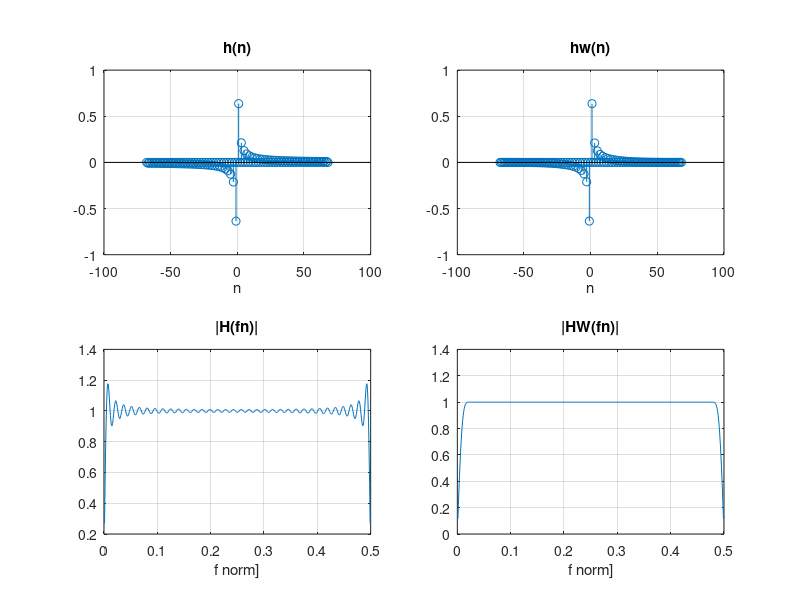
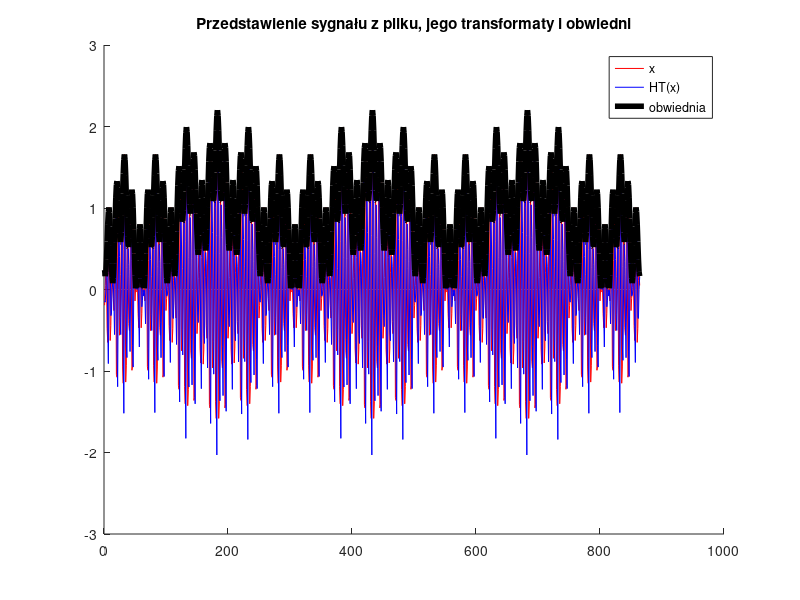
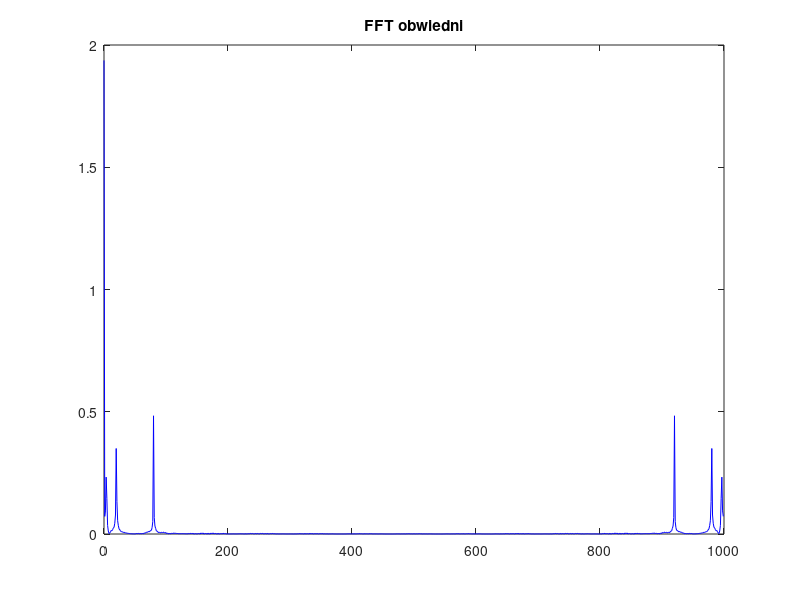
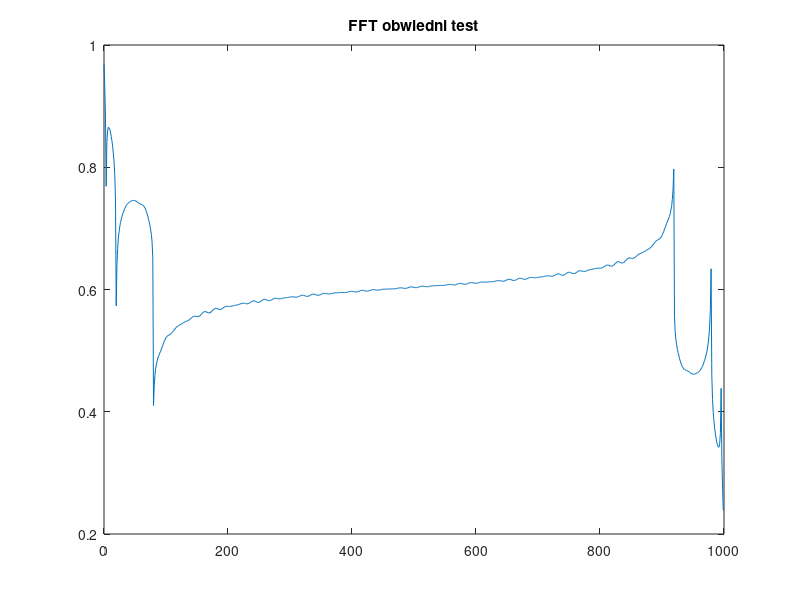

The MATLAB source for these figures, in order: (Note: this script raises an error after producing the figures.)
clc;
% Zadanie 1 - Filtr Hilberta, demodulacja AM
clear all; close all;


%% Dany sygnał
load('lab08_am.mat');
x = s8;

%% Generowanie teoretycznej odpowiedzi impulsowej
fs = 1000;                          % czestotliwosc probkowania
fc = 200;                           % czestotliwosc nosna
M  = 68;                           % polowa dlugosci filtra
N  = 2*M+1;                         % długość filtra
n  = 1:M;
h  = (2/pi)*sin(pi*n/2).^2 ./n;     % połowa odpowiedzi impulsowej (TZ str. 352)
h  = [-h(M:-1:1) 0 h(1:M)];         % cała odpowiedź dla n = -M,...,0,...,M

%% Wymnażanie przez okno Blackmana
w  = blackman(N); 
w  = w';            
hw = h.*w;                          % wymnożenie odpowiedzi impulsowej z oknem

%% widmo Fouriera oraz wykresy

m = -M : 1 : M;                     % dla filtra nieprzyczynowego (bez przesunięcia o M próbek w prawo)
% m = 0 : N-1;                      % dla filtra przyczynowego (z przesunięciem o M próbek w prawo)
NF = 500; 
fn=(1:NF-1)/fs;

plot(abs(fft(hw)));

for k=1:NF-1
    H(k)  =sum (h  .* exp(-j*2*pi*fn(k)*m));
    HW(k) =sum (hw .* exp(-j*2*pi*fn(k)*m));
end

figure(1);
set(figure(1),'units','points','position',[0,0,1440,750]);
subplot(2,2,1);
stem(m,h); grid; title('h(n)'); xlabel('n');
subplot(2,2,2);
stem(m,hw); grid; title('hw(n)'); xlabel('n'); 
subplot(2,2,3);
plot(fn,abs(H)); grid; title('|H(fn)|'); xlabel('f norm]'); 
subplot(2,2,4);
plot(fn,abs(HW)); grid; title('|HW(fn)|'); xlabel('f norm]');

%% Porównanie z funkcja hilbert() matlaba
HT = hilbert(x);

%% Filtracja odpowiedzią impulsową
y = conv(x,hw);           % filtracja sygnału x(n) za pomocą odp. impulsowej hw(n); otrzymujemy Nx+N-1 próbek
yp = y(N:length(x));          % odcięcie stanów przejściowych (po N?1 próbek) z przodu sygnału y(n), sygnał przefiltorwany filtrem hilberta
xp  = x(M+1:length(x)-M);        % odcięcie tych próbek z x(n), dla których nie ma poprawnych odpowiedników w y(n), analizowany sygnał wejściowy dla filtra hilberta
m   = sqrt(xp.^2 + yp.^2); % obwiednia to pierwiastek z sumy kwadratów sygnałów x i jego transformacji Hilberta HT(x).

%% Sygnał x2 wraz z jego transformatą Hilberta xHT i obwiednią m
figure('Name','Sygnał x wraz z jego transformatą Hilberta xHT i obwiednią m');
set(figure(2),'units','points','position',[0,0,1440,750]);
hold on;
plot(xp,'r'); 
plot(yp,'b');
plot(m,'k','LineWidth', 4); 
title('Przedstawienie sygnału z pliku, jego transformaty i obwiedni')
legend('x','HT(x)','obwiednia');
hold off;

%% FFT obwiedni

Y    = fft(m)/length(m);                  %transformata fouriera obwiedni
f    = (0:length(m)-1)*fs/length(m);

figure('Name','FFT obwiedni')
set(figure(3),'units','points','position',[0,0,1440,750]);;
plot(f,2*abs(Y(1:length(m))),'b');
title('FFT obwiedni');



suma = 0;
ftest1 = (0:length(m)-1)*fs/length(m);

z = 1;
for ftest = (0:length(m)-1)*fs/length(m)
    for n = 1:length(m)
        suma = suma + m(n)*exp(-j*2*pi*(ftest/fs)*(n-1));
    end

    Ytest(z) = suma/length(ftest1);

    z = z + 1;
end
z = z - 1;

figure('Name','FFT obwiedni test')
set(figure(4),'units','points','position',[0,0,1440,750]);;
plot(ftest1,abs(Ytest));
title('FFT obwiedni test');


%% Odczytanie parametrów sygnału modulującego m(t)

[pks0, locs0] = findpeaks(m - 1, 'SortStr','descend');

[pks, locs] = findpeaks(2*abs(Y(1:length(m)/2)), f(1:length(m)/2), 'SortStr','descend');

if(1)
    f1 = locs(1); f2=locs(2); f3=locs(3);
    A1 = pks(1);  A2=pks(2);  A3=pks(3);
else
    f1=6;  f2=60;    f3=90;
    A1=0.2; A2=0.33; A3=0.57;
end

%% Sygnał modulujący amplitudę mr(t) - suma trzech sygnałów
t  = 0:1/fs:1-1/fs;
mr = 1 + A1*cos(2*pi*f1*t) + A2*cos(2*pi*f2*t) + A3*cos(2*pi*f3*t);     % sygnał modulujący
mr = mr(M+1:length(x)-M);                                                    % odcięcie próbek

%% Sygnał m(t) z pliku po filtrze Hilberta vs Sygnał mr(t) rekonstruowany
figure('Name','Sygnał m(t) z pliku po filtrze Hilberta vs Sygnał mr(t) rekonstruowany');
set(figure(5),'units','points','position',[0,0,1440,750]);
hold on;
plot(m, 'b');
plot(mr,'r');
plot(abs(HT(M:end)),'k');
title('Porównanie sygnałów modulujących m i mr');
legend('m  - Z filtru FIR','mr - Zrekonstruowany','matlab hilbert()'); 
hold off;

%% Sygnał x z pliku zmodulowany vs Sygnał xr rekonstruowany i zmodulowany
xn = sin(2*pi*fc*t);          % nośna z treści
xn = xn(M+1:1000-M);          % odcięcie próbek
xr = xn.*mr;                  % sygnał zmodulowany po odtworzeniu

figure('Name','Sygnał x z pliku zmodulowany vs Sygnał xr rekonstruowany i zmodulowany');
set(figure(6),'units','points','position',[0,0,1440,750]);
hold on;
plot(xp,'r');
plot(xr,'b');
title('Porównanie sygnałów x i xr po modulacji');
legend('x  - Sygnał z pliku zmodulowany ','xr - Sygnał skonstruowany i zmodulowany');
hold off;
